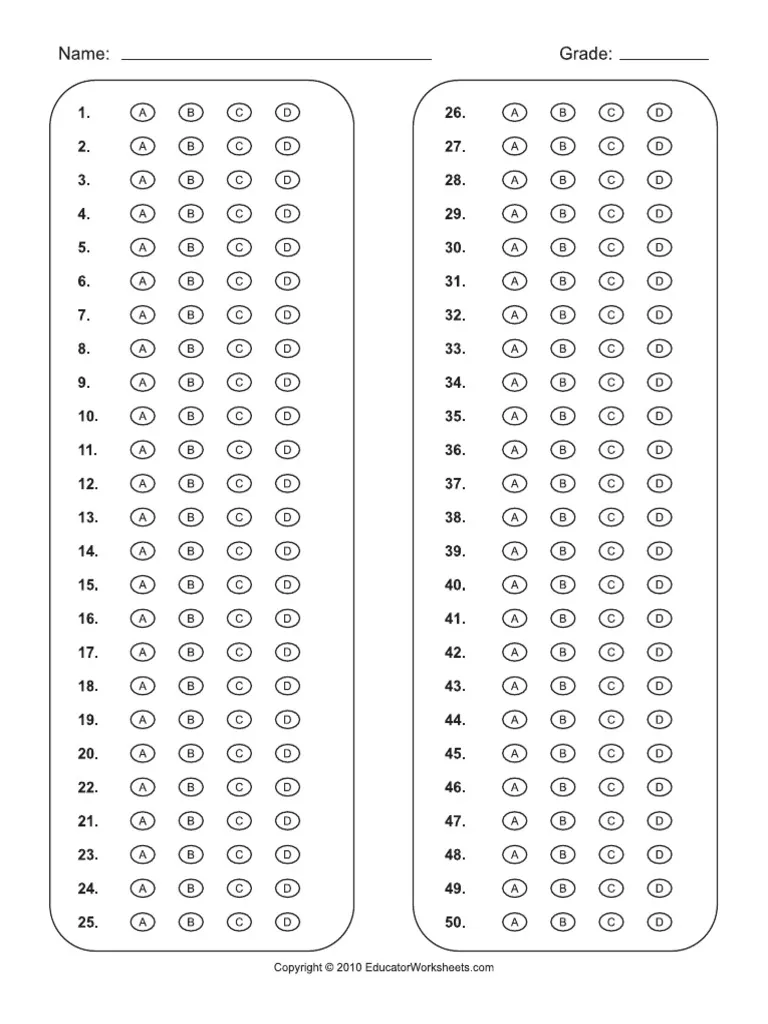
#> input picture data/answer_sheet2.jpg, 768 x 1024 px; the run also reads 1 picture not shown here
$ jupyter execute --allow-errors 'Bubble sheet evaluator_latest.ipynb'
#> lines starting #> are read from the running program, lines starting #| are printed output that depends on the picture; after the words box and inside, x2 and y2 are one past the last pixel; in counts of white or black regions, pixels touching at a corner belong together
# Bubble sheet evaluator
Bubble sheet evaluator is an OCR (mini) project where the ultimate goal is to automate the bubble answer sheet evaluating process.

**objectives:**
   - build a bubble detector

   - based on detected bubble and the provided correct answer, evaluate the answer sheet.

[cell 1]
# !pip install imutils
# ! pip install matplotlib
# ! pip install pandas
# ! pip install statistics

[cell 2]
import cv2 as cv
import numpy as np
import imutils
import matplotlib.pyplot as plt
import pandas as pd
import statistics

[cell 3]
img = cv.imread("../data/answer_sheet2.jpg")
#> img is the input picture: shape (1024, 768, 3); mean B, G, R 244.8, 244.8, 244.8
# resize image
img = imutils.resize(img, width=500)
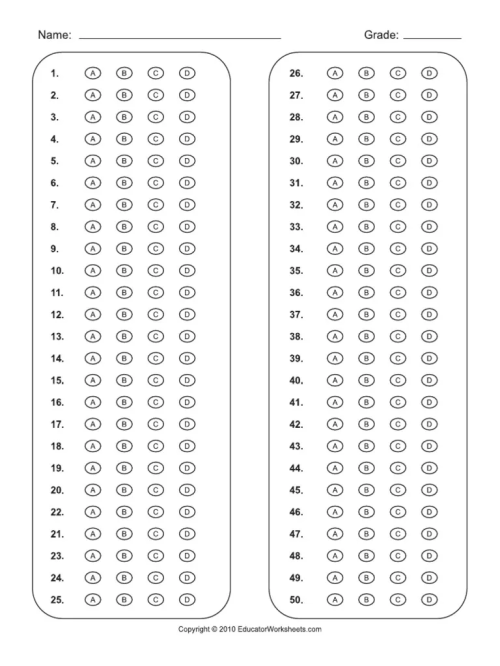
#> img: shape (666, 500, 3); mean B, G, R 244.8, 244.8, 244.8
plt.imshow(img)

## Preprocessing

[cell 4]
def preprocessing(img):
    # colored image to gray scale image
    gray_image = cv.cvtColor(img, cv.COLOR_BGR2GRAY)
        # blurring the image

    gauss_image = cv.GaussianBlur(gray_image, (5,5,), 0)

    # erosion
#     kernel = np.ones((1,1), np.uint8)
#     close_image = cv.morphologyEx(gauss_image, cv.MORPH_CLOSE, kernel)

    kernel = np.ones((3,3), np.uint8)
    close_image = cv.morphologyEx(gauss_image, cv.MORPH_OPEN, kernel)

    #opening -> erosion + dilation
    #closing -> dilation + erosion

    #close_image = cv.dilate(close_image, kernel, iterations=1)
    # noise filter
    median_blur= cv.medianBlur(close_image, 1)

    # binary image
    # blockSize = 11; Size of a pixel neighborhood that is used to calculate a threshold value for the pixel,
    # constant = 2 subtracted from mean or weighted mean
    binary_image =  cv.adaptiveThreshold(median_blur, 255, cv.ADAPTIVE_THRESH_GAUSSIAN_C,\
            cv.THRESH_BINARY,11,2 )

    #otsu thresholding
#     ret3,binary_image = cv.threshold(median_blur,0,255,cv.THRESH_BINARY+cv.THRESH_OTSU)
    return binary_image

[cell 5]
def bubble_contour_extractor(contours):
    contours_features = []
    for cnt in contours:
        if len(cnt) > 3:
            area = cv.contourArea(cnt)
            length = len(cnt)
            parimeter =  cv.arcLength(cnt,False)
            contours_features.append([area, length, parimeter])
    contours_features = np.array(contours_features)
    return contours_features

[cell 6]
plt.figure(figsize=(10,7))
plt.axis(False)
binary_image = preprocessing(img)
#> in preprocessing, `binary_image =  cv.adaptiveThreshold(median_blur, 255, cv.ADAPTIVE_THR..`:
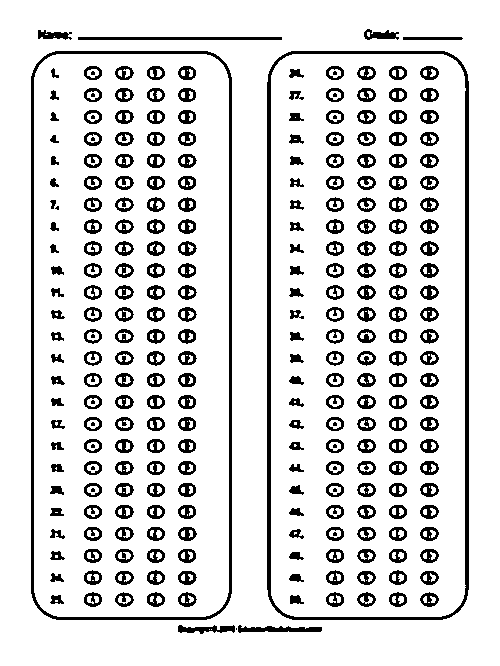
#> binary_image: shape (666, 500); 86.3% white; 279 black regions (21 under 20 px)
plt.imshow(binary_image, cmap='gray');

[cell 7]
# find all the contours in the image
contours = cv.findContours(binary_image, cv.RETR_LIST, cv.CHAIN_APPROX_SIMPLE)
#> contours = 709 contours, 282 with area under 20; largest, box (x1, y1, x2, y2) and area: (0, 0, 500, 666) 331835, (266, 50, 470, 621) 114792, (30, 50, 233, 621) 114278, (34, 54, 229, 617) 108378, (271, 54, 466, 617) 107869
ctrs = imutils.grab_contours(contours)
#> ctrs has the same summary as contours
print(type(ctrs))
#| <class 'list'>

[cell 8]
contours_features = bubble_contour_extractor(ctrs)
#> the loop in bubble_contour_extractor, `for cnt in contours:` made 709 passes
#> (area, length, parimeter) on passes 4, 5, 11, 13, 14, 16, 18, 20: (489.5, 57, 194.3), (369, 58, 147.7), (26, 14, 19.49), (34.5, 28, 42.04), (22, 14, 21.49), (25, 11, 18.49), (41.5, 25, 45.21), (21.5, 14, 22.9)
#> after the loop in bubble_contour_extractor, `for cnt in contours:`: contours_features = 652 items, first 6: [4, 6, 6.66], [489.5, 57, 194.3], [369, 58, 147.7], [2, 4, 4], [18, 13, 19.49], [14.5, 7, 15.24]
#> in bubble_contour_extractor, `contours_features = np.array(contours_features)`: contours_features = 652 rows, first 8: [4, 6, 6.66], [489.5, 57, 194.3], [369, 58, 147.7], [2, 4, 4], [18, 13, 19.49], [14.5, 7, 15.24], [26, 14, 19.49], [16, 9, 15.66]

[cell 9]
# checking the distribution of contours_features i.e area and length
df = pd.DataFrame(contours_features, columns=["area", "length", "parimeter"])
#> df = table of 652 rows and 3 columns

[cell 10]
df.corr()
#> Out = table of 3 rows and 3 columns
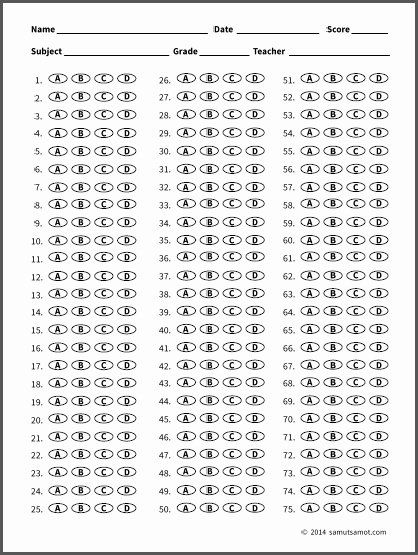
#> input picture data/answer_sheet1.jpg, 418 x 555 px
#> further down, img_ is the input picture: shape (555, 418, 3); min 0, max 255, mean 228.5
#> `img_ = imutils.resize(img_, width=500)`:
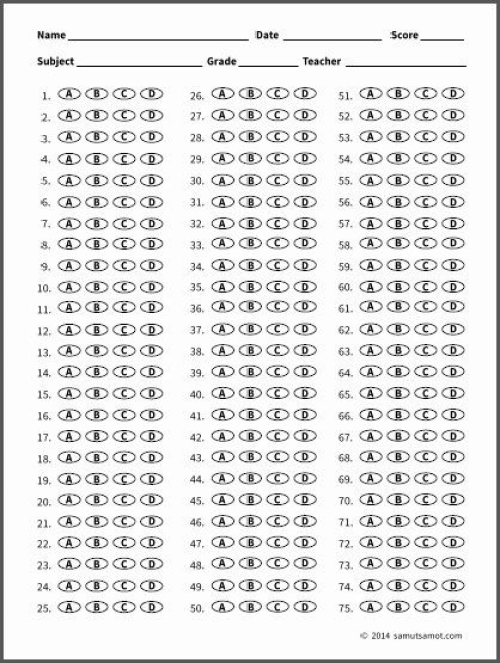
#> img_: shape (663, 500, 3); min 0, max 255, mean 228.4

## Visualizing multiple (answer sheets) images

[cell 11]
def multi_image_plot(image_list, dim = (2,2), figsize=(15, 15), title="", sharey=False, sharex=True, tight_layout=False, cmap='gray'):
    fig, axes = plt.subplots(dim[0], dim[1], figsize=figsize, sharey=sharey, sharex=sharex)
    fig.suptitle(title, fontsize=16)

    if tight_layout:
        fig.tight_layout()
    cursor = 0
    for i in range(0,dim[0]):
        for j in range(0,dim[1]):
            if cursor >= len(image_list):
                break
            axes[i][j].imshow(image_list[cursor], cmap=cmap)
            axes[i][j].axis('off')
            axes[i][j].set_title(f"sheet_{cursor+1}")

            cursor += 1

    plt.show()

[cell 12]
image_container = []
#> (the rest of this cell did not finish here and is left out)

[cell 13]
multi_image_plot(image_container, title="Bubble sheet samples")
#> after the loop in multi_image_plot, `for i in range(0,dim[0]):`: cursor = 3

[cell 14]
preprocessed_images = [preprocessing(img) for img in image_container]
#> in preprocessing (call 2), `binary_image =  cv.adaptiveThreshold(median_blur, 255, cv.ADAPTIVE_THR..`:
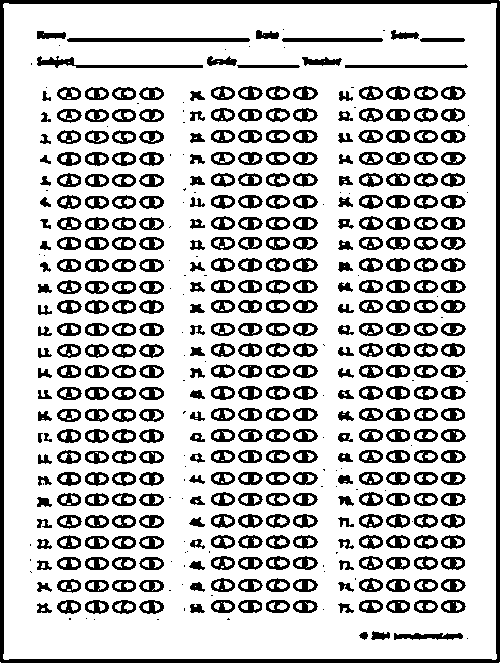
#> binary_image: shape (663, 500); 77.1% white; 478 black regions (87 under 20 px), largest, box (x1, y1, x2, y2) and area: (0, 0, 500, 663) 9199, (67, 38, 250, 42) 727, (37, 56, 203, 68) 623
#> in preprocessing (call 4), `gauss_image = cv.GaussianBlur(gray_image, (5,5,), 0)`:
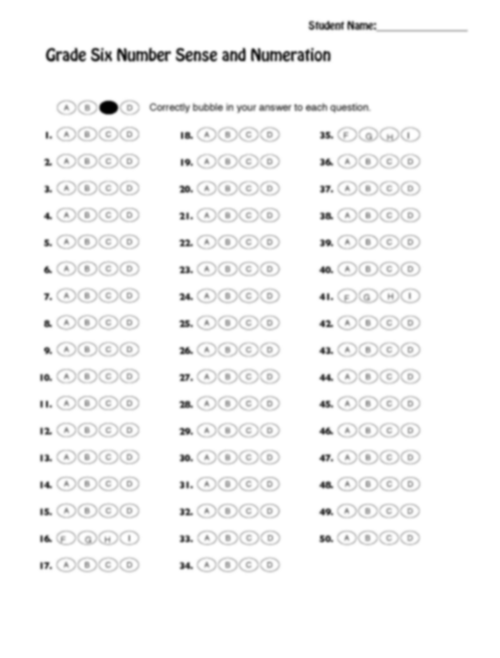
#> gauss_image: shape (658, 500); min 1, max 255, mean 246.7
#> in preprocessing (call 4), `binary_image =  cv.adaptiveThreshold(median_blur, 255, cv.ADAPTIVE_THR..`:
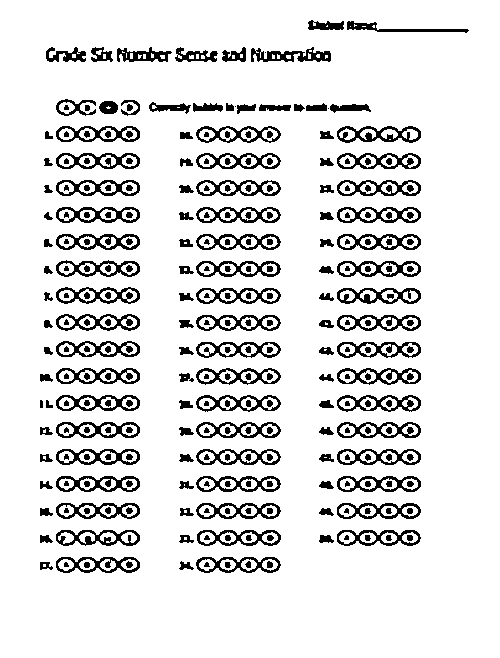
#> binary_image: shape (658, 500); 87.4% white; 298 black regions (3 under 20 px), largest, box (x1, y1, x2, y2) and area: (337, 126, 421, 143) 677, (56, 530, 140, 546) 645, (337, 288, 421, 304) 637
#> preprocessed_images = 3 items
multi_image_plot(preprocessed_images, title="binarized sheets")

# Approach 1: histogoram

# Phase I: contour detection

[cell 15]
def generate_histogram(list_, n_bins=4):
    max_value, min_value = max(list_), min(list_)
    bin_size = (max_value - min_value)/n_bins
    bins_ranges = [(min_value+i*bin_size, min_value+(i+1)*bin_size) for i in range(0, n_bins)]
    histogram = {x:0 for x in range(len(bins_ranges))}
    for i in list_:
        for index, bin_ in enumerate(bins_ranges):
            if i < bin_[1] and  i >= bin_[0]:
                histogram[index] += 1
    return histogram, bins_ranges

[cell 16]
def get_max_bin_thresholds(histogram, bins_ranges):
    hist = dict(sorted(histogram.items(), key=lambda item: item[1], reverse=True))
    return bins_ranges[list(hist.keys())[0]]

[cell 17]
# testing generate_histogram()
generate_histogram([1,2,3,4,5,6,7,8,9,10], 3)

[cell 18]
# [14 lines left out: function remove_outlier, not called in this run]

[cell 19]
df.shape

[cell 20]
# df_new = remove_outlier(df.copy(), columns=["area"])
# df = df_new

[cell 21]
histogram, bins_ranges = generate_histogram(df["area"], n_bins=3)
#> histogram = {0: 649, 1: 2, 2: 0}; bins_ranges = [(1, 110612.3), (110612.3, 221223.7), (221223.7, 331835)]

[cell 22]
lower_bound, upper_bound = get_max_bin_thresholds(histogram, bins_ranges)
#> in get_max_bin_thresholds, `hist = dict(sorted(histogram.items(), key=lambda item: item[1], revers..`: hist = {0: 649, 1: 2, 2: 0}
#> lower_bound = 1; upper_bound = 110612.3
lower_bound, upper_bound
#> Out = (1, 110612.3)

## plotting histogram of area

[cell 23]
df["area"].plot(kind="kde")
plt.xlabel("area")
plt.suptitle("distribution of contour area")
plt.show();
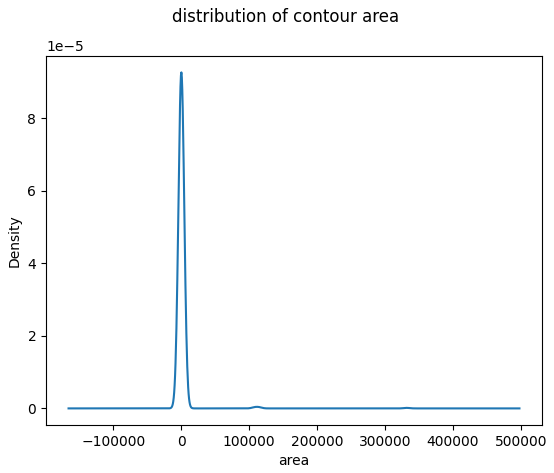
#> figure drawn by matplotlib, 1 panel; curve peaks at x = 167.1, y = 9.26e-05

[cell 24]
df = df[(df["area"] < 500) & (df["area"] > 100) & (df["length"] > 5) & (df["length"] < 20)]
#> df = table of 46 rows and 3 columns

df["area"].plot(kind="kde")
plt.xlabel("area")
plt.suptitle("Distribution of contour area after cutting off noises")
plt.show();
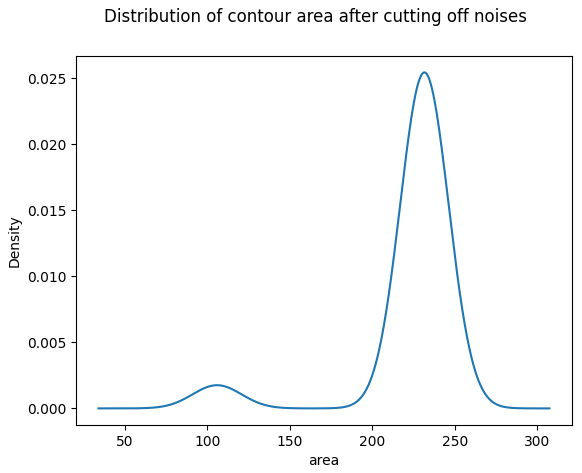
#> figure drawn by matplotlib, 1 panel; curve peaks at x = 231.6, y = 0.0254

[cell 25]
plt.figure(figsize=(15,10))
df["area"].hist(bins=5)
max_area = max(df["area"])
#> max_area = 239
x_ticks_max = 500 if max_area > 500 else max_area
#> x_ticks_max = 239
num_ticks = 20
ticks_steps = (x_ticks_max - 100) // num_ticks + 1
#> ticks_steps = 7
plt.suptitle("histogram of contour areas")
plt.xlabel("area")
plt.ylabel("frequency")
plt.xticks(range(100, int(x_ticks_max), int(ticks_steps)));
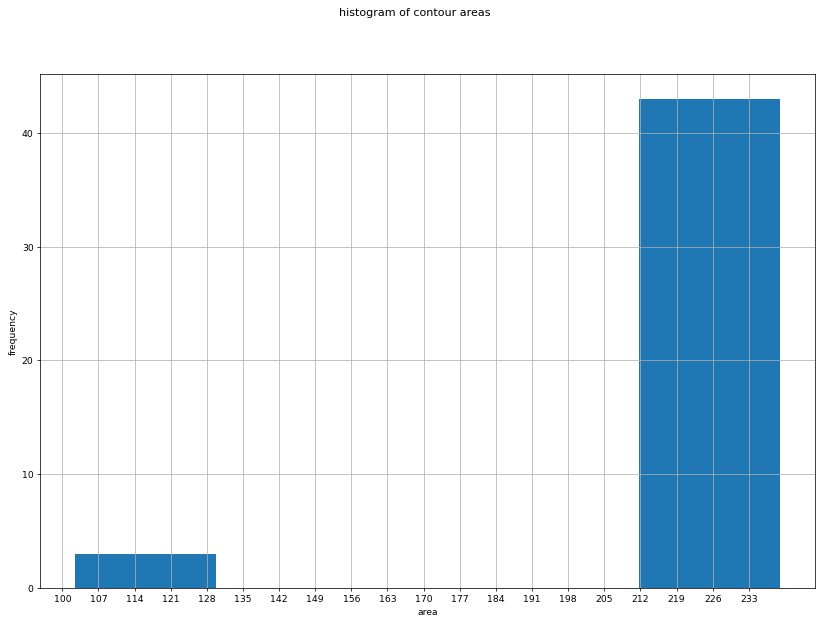
#> figure drawn by matplotlib, 1 panel; tallest bar 43 high, from x = 211.7 to 239
#> (the rest of the program and of its run is left out)
